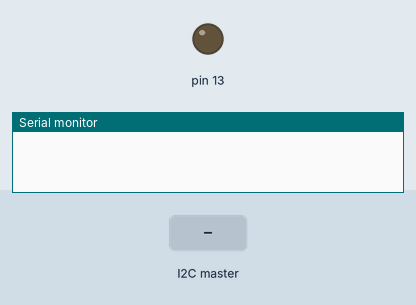
Simulated run of this sketch. Board: Arduino Uno, built with avr-gcc and run on an emulated ATmega328P. On the bench: output pins drawn as LEDs (lit = HIGH), the last lines printed to the serial monitor. The inputs (shaded band) are chosen by the test bench.

Above: at 1.2 s.
1.3 s: the I2C master sends "a"
At 2.4 s:
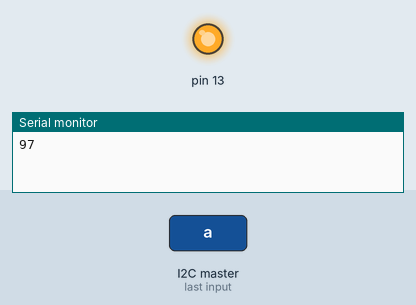
2.8 s: the I2C master sends "b"
At 3.5 s:
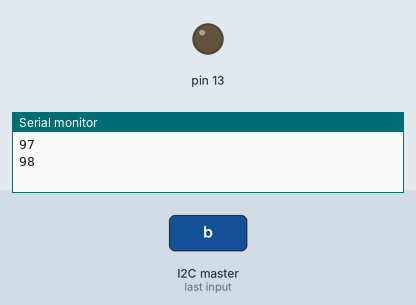
Timing chart, 0 to 5.8 s (numbered marks = the images above; inputs shaded):
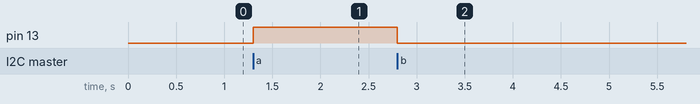

Measured:
- after the input at 1.3 s, pin 13: LOW → HIGH at once
- after the input at 2.8 s, pin 13: HIGH → LOW at once

The sketch:

arduinoMegaExampleCode.ino
```cpp
#include <Wire.h>
int stat_LED;
byte i2c_rcv;

void setup() {
  Wire.begin(44);
  Serial.begin(9600);
  stat_LED = 0;
  pinMode(13, OUTPUT);
  Wire.onReceive(dataRcv);
	Wire.onRequest(dataRqst);

}

void loop() {
  digitalWrite(13, stat_LED);
}

void dataRcv(int numBytes)
{
	while(Wire.available()) {
		i2c_rcv = Wire.read();
    Serial.println(i2c_rcv);
    if (i2c_rcv == 97)
      {stat_LED = 1;}
    else if (i2c_rcv == 98)
      {stat_LED = 0;}
	}
}
void dataRqst()
{
  Serial.println("CHECK");
  if (stat_LED == 0)
	  {Wire.write(98);}
  else if (stat_LED == 1)
	  {Wire.write(97);}
}
```
